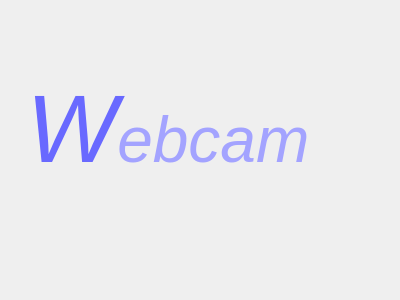
<?xml version="1.0" encoding="UTF-8"?>
<ui version="4.0">
 <class>Form</class>
 <widget class="QWidget" name="Form">
  <property name="geometry">
   <rect>
    <x>0</x>
    <y>0</y>
    <width>400</width>
    <height>300</height>
   </rect>
  </property>
  <property name="windowTitle">
   <string>Form</string>
  </property>
  <widget class="QLabel" name="screen">
   <property name="geometry">
    <rect>
     <x>-105</x>
     <y>60</y>
     <width>546</width>
     <height>140</height>
    </rect>
   </property>
   <property name="styleSheet">
    <string notr="true">QLabel{
color: rgb(255, 255, 255);
}

QLabel:hover{
border: 1px solid rgb(170, 170, 255);
}

QLabel:pressed{
border: 1px solid rgb(0, 255, 0);
}</string>
   </property>
   <property name="text">
    <string>&lt;html&gt;&lt;head/&gt;&lt;body&gt;&lt;p align=&quot;center&quot;&gt;&lt;span style=&quot; font-size:72pt; font-style:italic; color:#6969ff;&quot;&gt;W&lt;/span&gt;&lt;span style=&quot; font-size:48pt; font-style:italic; color:#a3a3ff;&quot;&gt;ebcam&lt;/span&gt;&lt;/p&gt;&lt;/body&gt;&lt;/html&gt;</string>
   </property>
   <property name="scaledContents">
    <bool>true</bool>
   </property>
  </widget>
 </widget>
 <resources/>
 <connections/>
</ui>
